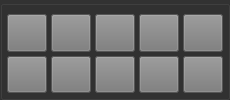
        <widget class="QGroupBox" name="operation_box">
         <property name="sizePolicy">
          <sizepolicy hsizetype="Expanding" vsizetype="Expanding">
           <horstretch>0</horstretch>
           <verstretch>0</verstretch>
          </sizepolicy>
         </property>
         <property name="styleSheet">
          <string notr="true">background-color: rgb(50, 50, 50);
border-color: rgb(100, 100, 100);</string>
         </property>
         <property name="title">
          <string/>
         </property>
         <property name="flat">
          <bool>true</bool>
         </property>
         <property name="checkable">
          <bool>false</bool>
         </property>
         <property name="checked">
          <bool>false</bool>
         </property>
         <layout class="QGridLayout" name="gridLayout_5">
          <property name="leftMargin">
           <number>4</number>
          </property>
          <property name="topMargin">
           <number>8</number>
          </property>
          <property name="rightMargin">
           <number>4</number>
          </property>
          <property name="bottomMargin">
           <number>4</number>
          </property>
          <property name="spacing">
           <number>4</number>
          </property>
          <item row="2" column="2">
           <widget class="QPushButton" name="reset_btn">
            <property name="sizePolicy">
             <sizepolicy hsizetype="Expanding" vsizetype="Expanding">
              <horstretch>0</horstretch>
              <verstretch>0</verstretch>
             </sizepolicy>
            </property>
            <property name="font">
             <font>
              <family>Microsoft YaHei UI</family>
              <pointsize>9</pointsize>
              <italic>false</italic>
              <bold>true</bold>
             </font>
            </property>
            <property name="toolTip">
             <string>reset</string>
            </property>
            <property name="styleSheet">
             <string notr="true">background-color: rgb(120, 120, 120);
image: url(:/DataManager/3D.png);</string>
            </property>
            <property name="text">
             <string/>
            </property>
           </widget>
          </item>
          <item row="2" column="1">
           <widget class="QPushButton" name="crossline_btn">
            <property name="sizePolicy">
             <sizepolicy hsizetype="Expanding" vsizetype="Expanding">
              <horstretch>0</horstretch>
              <verstretch>0</verstretch>
             </sizepolicy>
            </property>
            <property name="font">
             <font>
              <family>Microsoft YaHei UI</family>
              <pointsize>9</pointsize>
              <italic>false</italic>
              <bold>true</bold>
             </font>
            </property>
            <property name="toolTip">
             <string>cross line</string>
            </property>
            <property name="styleSheet">
             <string notr="true">background-color: rgb(120, 120, 120);
image: url(:/DataManager/withdraw.png);</string>
            </property>
            <property name="text">
             <string/>
            </property>
           </widget>
          </item>
          <item row="0" column="2">
           <widget class="QPushButton" name="registration_btn">
            <property name="sizePolicy">
             <sizepolicy hsizetype="Expanding" vsizetype="Expanding">
              <horstretch>0</horstretch>
              <verstretch>0</verstretch>
             </sizepolicy>
            </property>
            <property name="font">
             <font>
              <family>Microsoft YaHei UI</family>
              <pointsize>9</pointsize>
              <italic>false</italic>
              <bold>true</bold>
             </font>
            </property>
            <property name="toolTip">
             <string>registration</string>
            </property>
            <property name="styleSheet">
             <string notr="true">background-color: rgb(120, 120, 120);
image: url(:/DataManager/anzhuangguanli.png);</string>
            </property>
            <property name="text">
             <string/>
            </property>
            <property name="checkable">
             <bool>true</bool>
            </property>
            <property name="checked">
             <bool>false</bool>
            </property>
           </widget>
          </item>
          <item row="0" column="3">
           <widget class="QPushButton" name="callibration_btn">
            <property name="sizePolicy">
             <sizepolicy hsizetype="Expanding" vsizetype="Expanding">
              <horstretch>0</horstretch>
              <verstretch>0</verstretch>
             </sizepolicy>
            </property>
            <property name="font">
             <font>
              <family>Microsoft YaHei UI</family>
              <pointsize>9</pointsize>
              <italic>false</italic>
              <bold>true</bold>
             </font>
            </property>
            <property name="toolTip">
             <string>callibration</string>
            </property>
            <property name="styleSheet">
             <string notr="true">background-color: rgb(120, 120, 120);
image: url(:/DataManager/calibration.png);</string>
            </property>
            <property name="text">
             <string/>
            </property>
            <property name="checkable">
             <bool>true</bool>
            </property>
            <property name="autoDefault">
             <bool>false</bool>
            </property>
            <property name="default">
             <bool>false</bool>
            </property>
           </widget>
          </item>
          <item row="0" column="4">
           <widget class="QPushButton" name="robotics_btn">
            <property name="sizePolicy">
             <sizepolicy hsizetype="Expanding" vsizetype="Expanding">
              <horstretch>0</horstretch>
              <verstretch>0</verstretch>
             </sizepolicy>
            </property>
            <property name="font">
             <font>
              <family>Microsoft YaHei UI</family>
              <pointsize>9</pointsize>
              <italic>false</italic>
              <bold>true</bold>
             </font>
            </property>
            <property name="toolTip">
             <string>connect to robotics</string>
            </property>
            <property name="styleSheet">
             <string notr="true">background-color: rgb(120, 120, 120);
image: url(:/DataManager/connect.png);</string>
            </property>
            <property name="text">
             <string/>
            </property>
            <property name="checkable">
             <bool>true</bool>
            </property>
           </widget>
          </item>
          <item row="0" column="5">
           <widget class="QPushButton" name="location_btn">
            <property name="sizePolicy">
             <sizepolicy hsizetype="Expanding" vsizetype="Expanding">
              <horstretch>0</horstretch>
              <verstretch>0</verstretch>
             </sizepolicy>
            </property>
            <property name="font">
             <font>
              <family>Microsoft YaHei UI</family>
              <pointsize>9</pointsize>
              <italic>false</italic>
              <bold>true</bold>
             </font>
            </property>
            <property name="toolTip">
             <string>localization</string>
            </property>
            <property name="styleSheet">
             <string notr="true">background-color: rgb(120, 120, 120);
image: url(:/DataManager/measure.png);</string>
            </property>
            <property name="text">
             <string/>
            </property>
            <property name="checkable">
             <bool>true</bool>
            </property>
           </widget>
          </item>
          <item row="2" column="3">
           <widget class="QPushButton" name="measure_btn">
            <property name="sizePolicy">
             <sizepolicy hsizetype="Expanding" vsizetype="Expanding">
              <horstretch>0</horstretch>
              <verstretch>0</verstretch>
             </sizepolicy>
            </property>
            <property name="font">
             <font>
              <family>Microsoft YaHei UI</family>
              <pointsize>9</pointsize>
              <italic>false</italic>
              <bold>true</bold>
             </font>
            </property>
            <property name="toolTip">
             <string>measure</string>
            </property>
            <property name="styleSheet">
             <string notr="true">background-color: rgb(120, 120, 120);
image: url(:/DataManager/slice.png);</string>
            </property>
            <property name="text">
             <string/>
            </property>
            <property name="checkable">
             <bool>true</bool>
            </property>
           </widget>
          </item>
          <item row="2" column="4">
           <widget class="QPushButton" name="volume_btn">
            <property name="sizePolicy">
             <sizepolicy hsizetype="Expanding" vsizetype="Expanding">
              <horstretch>0</horstretch>
              <verstretch>0</verstretch>
             </sizepolicy>
            </property>
            <property name="font">
             <font>
              <family>Microsoft YaHei UI</family>
              <pointsize>9</pointsize>
              <italic>false</italic>
              <bold>true</bold>
             </font>
            </property>
            <property name="toolTip">
             <string>volume calculation of meshes</string>
            </property>
            <property name="styleSheet">
             <string notr="true">background-color: rgb(120, 120, 120);
image: url(:/DataManager/reset1.png);</string>
            </property>
            <property name="text">
             <string/>
            </property>
           </widget>
          </item>
          <item row="2" column="5">
           <widget class="QPushButton" name="project_btn">
            <property name="sizePolicy">
             <sizepolicy hsizetype="Expanding" vsizetype="Expanding">
              <horstretch>0</horstretch>
              <verstretch>0</verstretch>
             </sizepolicy>
            </property>
            <property name="font">
             <font>
              <family>Microsoft YaHei UI</family>
              <pointsize>9</pointsize>
              <italic>false</italic>
              <bold>true</bold>
             </font>
            </property>
            <property name="toolTip">
             <string>projection</string>
            </property>
            <property name="styleSheet">
             <string notr="true">background-color: rgb(120, 120, 120);
image: url(:/DataManager/visible.png);</string>
            </property>
            <property name="text">
             <string/>
            </property>
            <property name="checkable">
             <bool>true</bool>
            </property>
           </widget>
          </item>
          <item row="0" column="1">
           <widget class="QPushButton" name="connect_btn">
            <property name="sizePolicy">
             <sizepolicy hsizetype="Expanding" vsizetype="Expanding">
              <horstretch>0</horstretch>
              <verstretch>0</verstretch>
             </sizepolicy>
            </property>
            <property name="font">
             <font>
              <family>Microsoft YaHei UI</family>
              <pointsize>9</pointsize>
              <italic>false</italic>
              <bold>true</bold>
             </font>
            </property>
            <property name="toolTip">
             <string>connect to NDI tracker</string>
            </property>
            <property name="styleSheet">
             <string notr="true">background-color: rgb(120, 120, 120);
image: url(:/DataManager/localization.png);</string>
            </property>
            <property name="text">
             <string/>
            </property>
            <property name="icon">
             <iconset theme="accessories-calculator"/>
            </property>
            <property name="checkable">
             <bool>true</bool>
            </property>
            <property name="flat">
             <bool>false</bool>
            </property>
           </widget>
          </item>
         </layout>
        </widget>
